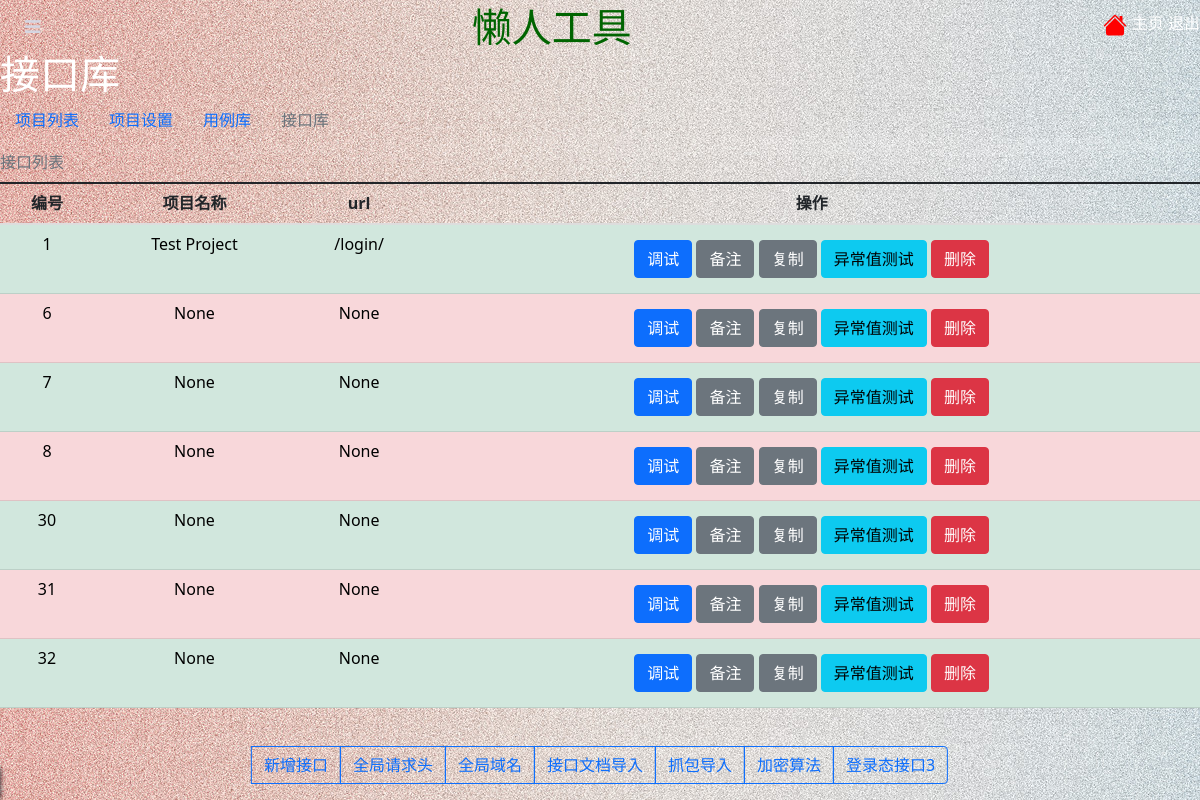
Screenshot of /apis/1 with the database file from the repository.
### app/models.py (models this page shows, shortened)
class DBApis(models.Model):
    project_id = models.CharField(max_length=10, null=True)  # 项目id
    name = models.CharField(max_length=100, null=True,blank=True)  # 接口名字
    api_method = models.CharField(max_length=10, null=True,blank=True)  # 请求方式
    api_url = models.CharField(max_length=1000, null=True,blank=True)  # url
    api_header = models.CharField(max_length=1000, null=True,blank=True)  # 请求头
    api_login = models.CharField(max_length=10, null=True,blank=True)  # 是否带登陆态
    api_host = models.CharField(max_length=100, null=True,blank=True)  # 域名
    des = models.CharField(max_length=100, null=True,blank=True)  # 描述
    body_method = models.CharField(max_length=20, null=True,blank=True)  # 请求体编码格式
    api_body = models.CharField(max_length=1000, null=True,blank=True)  # 请求体
    result = models.TextField(null=True,blank=True)  # 返回体 因为长度巨大，所以用大文本方式存储
    sign = models.CharField(max_length=10, null=True,blank=True)  # 是否验签
    file_key = models.CharField(max_length=50, null=True,blank=True)  # 文件key
    file_name = models.CharField(max_length=50, null=True,blank=True)  # 文件名
    public_header = models.CharField(max_length=1000, null=True,blank=True)  # 全局变量-请求头

### app/views.py (the view)
# urls.py: path('apis/<int:id>', views.apis_detail, name='apis'),
def apis_detail(request, id):
    api_info = DBProject.objects.get(id=id)
    api_list = DBApis.objects.filter(project_id=id)
    context = {'api_info': api_info, 'api_list': api_list}
    return render(request, 'p_apis.html', context)

### templates/p_apis.html (shortened to what this page needs)
{% extends 'base.html' %}
{% block content %}
    <h1 style="color: white;margin: 0 auto;display: block">接口库</h1>
<ul class="nav">
  <li class="nav-item">
    <a class="nav-link active" aria-current="page" href="{% url 'app:project_list' %}">项目列表</a>
  </li>
  <li class="nav-item">
    <a class="nav-link" href="{% url 'app:get_project_set' api_info.id %}">项目设置</a>
  </li>
  <li class="nav-item">
    <a class="nav-link" href="{% url 'app:get_cases' api_info.id %}">用例库</a>
  </li>
  <li class="nav-item">
    <a class="nav-link disabled">接口库</a>
  </li>
</ul>
<table class="table caption-top" style="text-align: center">
  <caption>接口列表</caption>
  <thead>
    <tr>
      <th scope="col">编号</th>
      <th scope="col">项目名称</th>
      <th scope="col">url</th>
      <th scope="col">操作</th>
    </tr>
  </thead>
  <tbody>
      {% for case in api_list %}
    <tr class="{% cycle 'table-success' 'table-danger' %}">
                <td>{{ case.id }}</td>
                <td>{{ case.name }}</td>
                <td>{{ case.api_url }}</td>
                <td>
                   <div class="btn">
                      <a class="btn btn-primary" href="{% url 'app:get_project_set' case.id %}">调试</a>
                      <button type="button" class="btn btn-secondary" onclick="document.getElementById('remark-info').style.display='block'">备注</button>
                      <button type="button" class="btn btn-secondary">复制</button>
                      <button type="button" class="btn btn-info">异常值测试</button>
                      <a class="btn btn-danger" href="{% url 'app:del_api' case.id %}">删除</a>
                  </div>
                </td>
            </tr>
          {% endfor %}
  </tbody>
</table>
<div class="button-part">
    <div class="btn-group" role="group" aria-label="Basic checkbox toggle button group">
      <label class="btn btn-outline-primary" for="btncheck1"onclick="document.location.href='{% url "app:add_api" api_info.id%}'">新增接口</label>
      <label class="btn btn-outline-primary" for="btncheck2">全局请求头</label>
      <label class="btn btn-outline-primary" for="btncheck3">全局域名</label>
      <label class="btn btn-outline-primary" for="btncheck4">接口文档导入</label>
      <label class="btn btn-outline-primary" for="btncheck3" >抓包导入</label>
      <label class="btn btn-outline-primary" for="btncheck6">加密算法</label>
      <label class="btn btn-outline-primary" for="btncheck7">登录态接口3</label>
    </div>
</div>
{% endblock %}

### app/static/css/htmleaf-demo.css (style rules this page uses)
body, html { font-size: 100%; padding: 0; margin: 0; }
*, *:after, *:before { -webkit-box-sizing: border-box; -moz-box-sizing: border-box; box-sizing: border-box; }
body { background: #494A5F; color: #D5D6E2; font-weight: 500; font-size: 1.05em; font-family: "Microsoft YaHei","Segoe UI", "Lucida Grande", Helvetica, Arial,sans-serif; }

### app/static/css/main.css (style rules this page uses)
body { background: #f0efee url("../assets/img/beijing.jpg") repeat; }

### rows the page displays
DBApis: id "1", name "Test Project", api_url "/login/"
DBApis: id "6", name "None", api_url "None"
DBApis: id "7", name "None", api_url "None"
DBApis: id "8", name "None", api_url "None"
DBApis: id "30", name "None", api_url "None"
DBApis: id "31", name "None", api_url "None"
DBApis: id "32", name "None", api_url "None"
